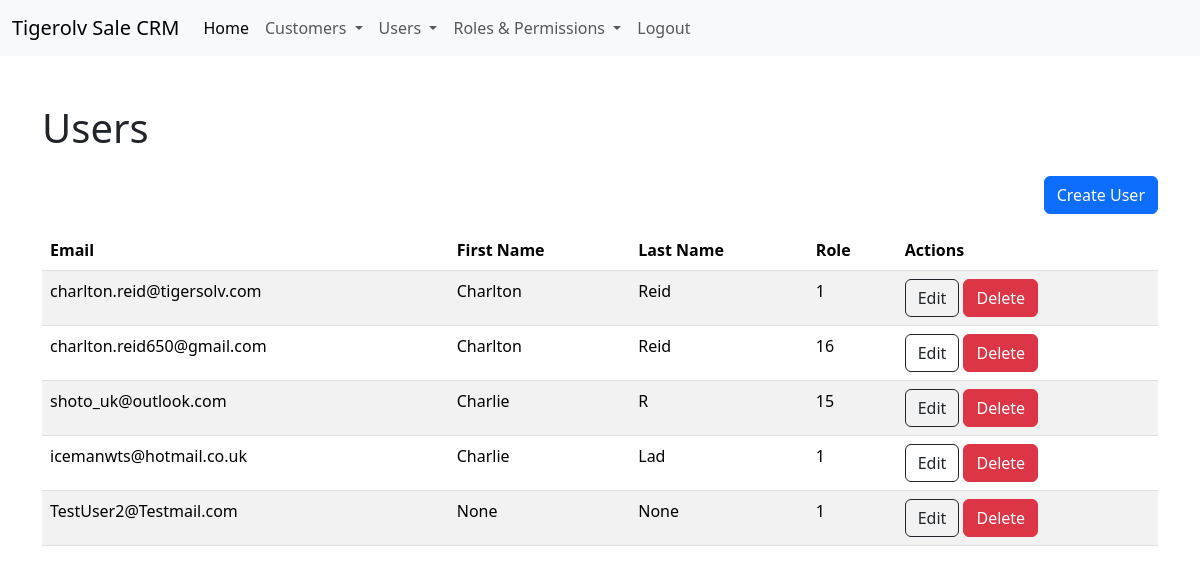
The page /users/ (signed in) on the database as committed earlier.
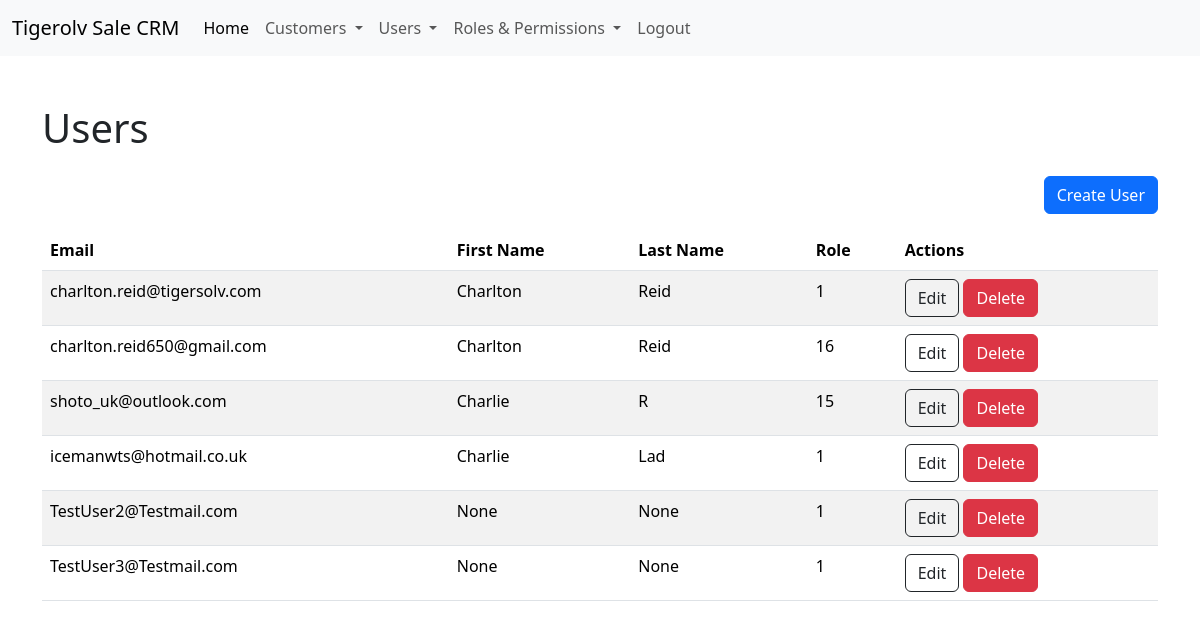
The same page on the database as committed later.
### app/models.py (models this page shows, shortened)
class User(UserMixin, db.Model):
    __tablename__ = 'user'
    UserId = db.Column(db.Integer,primary_key=True)
    FirstName = db.Column(db.String(64))
    LastName = db.Column(db.String(64))
    Email = db.Column(db.String(255))
    Password = db.Column(db.String(255))
    Role = db.Column(db.Integer, default=1)
    DateCreated = db.Column(db.DateTime , default=datetime.now)
    Confirmed = db.Column(db.Boolean,default=False)
    agent = db.relationship('Customer',backref='user',lazy='dynamic')
    note = db.relationship('Note',backref='user',lazy='dynamic')
    @property
    def password(self):
        raise AttributeError('password is not a readable attribute')
    @login_manager.user_loader
    def load_user(user_id):
        return User.query.get(int(user_id))
    def can(self,permissions):
        return self.Role is not None and (self.Role & permissions) == permissions

### app/main/views.py (the view)
@main.route('/users/', methods=['GET'])
@login_required
@permission_required(Permission.USER)
def view_users():
    try:
        logging.info('Rendering users page')
        users = User.query.all()
        logging.info('Users page rendered')
        return render_template('users.html', users=users)
    except:
        logging.error('Issue rendering users page')
        return render_template('error.html',message= 'There was an issue rendering users page')

### app/auth/views.py (called while the page is built)
@auth.before_app_request
def before_request():
    if current_user.is_authenticated:
        if not current_user.Confirmed \
                and request.blueprint != 'auth' \
                and request.endpoint != 'static':
            return redirect(url_for('auth.unconfirmed'))

### app/templates/users.html (shortened to what this page needs)
{% extends 'base.html' %}
{% block body %}
    <div class="container">
        <h1 class="mt-5 mb-4">Users</h1>
        <div class="row">
            <div class="col d-flex justify-content-end">
                <a class="btn btn-primary mb-3" href="/user/create" role="button">Create User</a>
            </div>
        </div>
        <table class="table table-striped">
            <thead>
                <tr>
                    <th scope="col">Email</th>
                    <th scope="col">First Name</th>
                    <th scope="col">Last Name</th>
                    <th scope="col">Role</th>
                    <th scope="col">Actions</th>
                </tr>
            </thead>
            <tbody>
                {% for user in users %}
                <tr>
                    <td>{{ user.Email }}</td>
                    <td>{{ user.FirstName }}</td>
                    <td>{{ user.LastName }}</td>
                    <td>{{ user.Role }}</td>
                    <td data-url="delete/{{ user.UserId }}">
                        <a class="btn btn-outline-dark" href="/user/edit/{{user.UserId}}" role="button">Edit</a>
                        <button class="btn btn-danger" data-bs-toggle="modal" data-bs-target="#deleteModal">Delete</button>
                    </td>
                </tr>
                {% endfor %}
            </tbody>
        </table>
    </div>
{% endblock %}

### app/templates/base.html (shortened to what this page needs)
<!DOCTYPE html>
<html>
    <head>
        <link rel="stylesheet" href="">
        <link href="https://cdn.jsdelivr.net/npm/bootstrap@5.3.2/dist/css/bootstrap.min.css" rel="stylesheet">
        <link rel="stylesheet" href="{{ url_for('static', filename='css/main.css') }}">
        {% block navbar %}
        <nav class="navbar navbar-expand-lg bg-body-tertiary">
            <div class="container-fluid">
              <a class="navbar-brand" href="/">Tigerolv Sale CRM</a>
              <div class="collapse navbar-collapse" id="navbarNav">
                <ul class="navbar-nav">
                  <li class="nav-item">
                    <a class="nav-link active" aria-current="page" href="/">Home</a>
                  </li>
                  {% if current_user.can(1) %}
                  <li class="nav-item dropdown">
                    <a class="nav-link dropdown-toggle" href="#" id="navbarDropdown" role="button" data-bs-toggle="dropdown" aria-expanded="false">
                      Customers
                    </a>
                  </li>
                  {% endif %}
                  <li class="nav-item dropdown">
                    <a class="nav-link dropdown-toggle" href="#" id="navbarDropdown" role="button" data-bs-toggle="dropdown" aria-expanded="false">
                      Users
                    </a>
                  </li>
                  <li class="nav-item dropdown">
                    <a class="nav-link dropdown-toggle" href="#" id="navbarDropdown" role="button" data-bs-toggle="dropdown" aria-expanded="false">
                      Roles & Permissions
                    </a>
                  </li>
                  <li class="nav-item">
                    <a class="nav-link " href="/auth/logout">Logout</a>
                  </li>
                </ul>
              </div>
            </div>
          </nav>
        {% endblock navbar %}
    </head>
    <body>
        {% block body %}
        {% endblock body %}
    </body>
</html>

Rows that differ between the two databases and show on the page:
added User: Email "TestUser3@Testmail.com", FirstName "None", LastName "None", Role "1"
